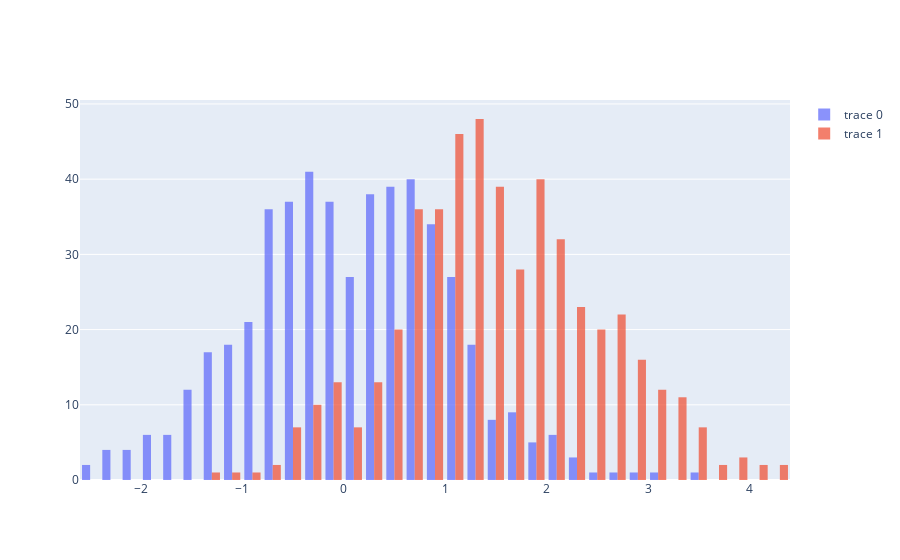

Write notebook code for a chart like this one.
### Markdown cell above
#### 2 distributions

### Code cell
x0 = np.random.randn(500)
x1 = np.random.randn(500) + 1.5

trace1 = go.Histogram(
    x=x0,
    opacity=0.75
)

trace2 = go.Histogram(
    x=x1,
    opacity=0.75
)

data = [ trace1, trace2 ]
layout = go.Layout(barmode='overlay')
fig = go.Figure(data=data, layout=layout)

plotly.offline.iplot(data)

### Figure 1 — Plotly figure (JSON) as saved in the notebook; plotly's stock layout.template omitted (floating-point values rounded to 4 significant figures; data arrays with more than 128 entries replaced by an {"elided": "..."} marker saying what was removed)
{"data": [{"opacity": 0.75, "type": "histogram", "x": {"elided": "500 float values"}}, {"opacity": 0.75, "type": "histogram", "x": {"elided": "500 float values"}}], "layout": {}}
